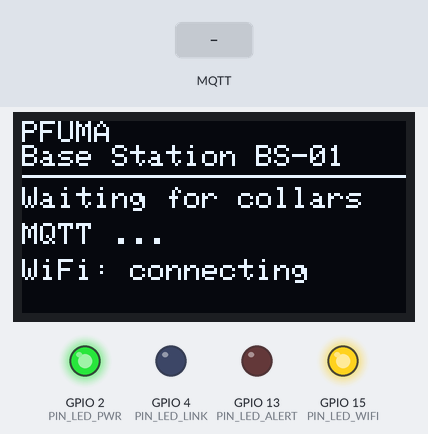
Bench run of a sketch on a simulated ESP32. Parts: 128×64 one-colour display, output pins drawn as LEDs (lit = HIGH). Inputs (shaded band) come from the test bench. WiFi joins after 1.5 s; servers stay silent unless stated; no MQTT or app messages arrive unless stated; what the sketch prints to the serial monitor is not drawn.

Above: at 3.3 s.
3.4 s: MQTT message "1" arrives on the first subscribed topic
At 4.0 s:
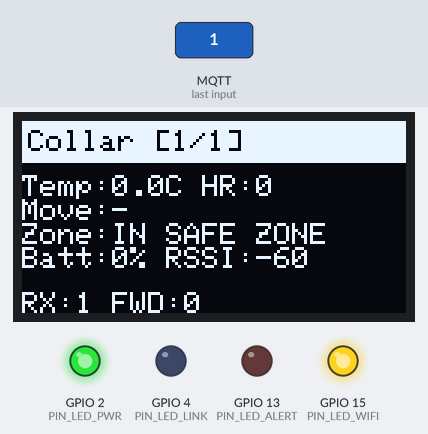
4.9 s: MQTT message "0" arrives on the first subscribed topic
At 6.1 s:
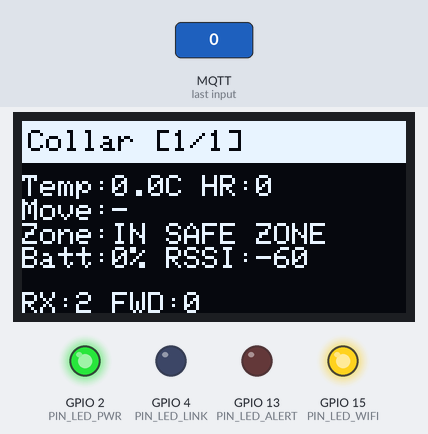
6.4 s: MQTT message "on" arrives on the first subscribed topic
9.4 s: MQTT message "off" arrives on the first subscribed topic
At 13.1 s:
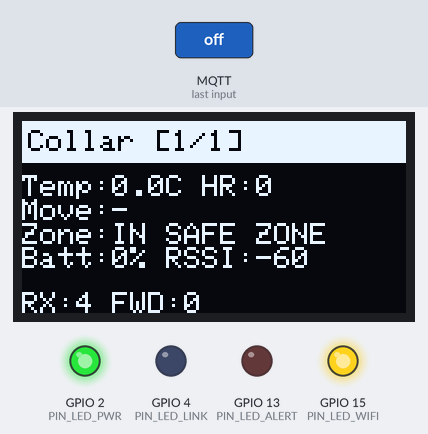
Timing chart, 0 to 13.4 s (numbered marks = the images above; inputs shaded):
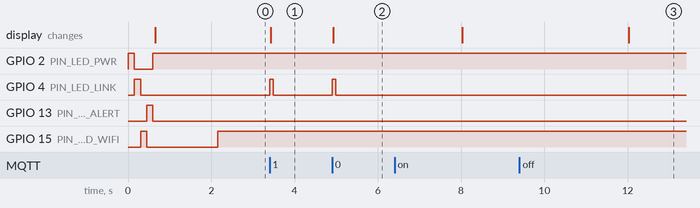

Measured:
- after the input at 3.4 s, GPIO 4 (PIN_LED_LINK): LOW → HIGH at once, → LOW 0.09 s later; the display: changes at once (image 1)
- after the input at 4.9 s, GPIO 4 (PIN_LED_LINK): LOW → HIGH at once, → LOW 0.09 s later; the display: changes at once (image 2)
- after the input at 9.4 s, the display: changes after 2.6 s (image 3)

The sketch:

sketch.ino
```cpp
/**
 * PFUMA BS-01 Base Station — Wokwi ESP32 Simulation
 * PFUMA Livestock Monitoring System
 *
 * This is a SOFTWARE INTEGRATION TEST RIG, not the real hardware firmware —
 * see the matching note in ../pfuma collar/sketch.ino. It exists to prove
 * the full pipeline (pair a device in the app -> real collar sends data ->
 * backend stores it -> dashboard shows "Live Physical Device") works,
 * without needing physical hardware in hand yet.
 *
 * The 433 MHz LoRa radio is replaced by MQTT-over-WiFi (Wokwi gives the
 * ESP32 real internet access), so the collar node (CN-01) and this base
 * station exchange the SAME JSON telemetry shape over a public MQTT broker
 * instead of a radio link.
 *
 *   CN-01 --(MQTT publish)--> broker.hivemq.com --(subscribe)--> BS-01
 *   BS-01 parses JSON -> drives 4 LEDs + SSD1306 OLED -> POST to the real
 *   PFUMA Flask API (backend/app.py) at /api/iot/telemetry, exactly like
 *   the real base station firmware does over WiFi.
 *
 * Board:     ESP32 Dev Module
 * Libraries: PubSubClient, ArduinoJson, Adafruit SSD1306, Adafruit GFX
 */

#include <WiFi.h>
#include <HTTPClient.h>
#include <PubSubClient.h>
#include <ArduinoJson.h>
#include <Wire.h>
#include <Adafruit_GFX.h>
#include <Adafruit_SSD1306.h>

// ── Network ─────────────────────────────────────────────────────────────
const char* WIFI_SSID  = "Wokwi-GUEST";
const char* WIFI_PASS  = "";
const char* MQTT_HOST  = "broker.hivemq.com";
const int   MQTT_PORT  = 1883;
// IMPORTANT: this is a PUBLIC broker. Change this topic to something unique
// for your farm (and use the SAME string in the CN-01 sketch).
const char* MQTT_TOPIC = "pfuma/ramambo/griwd/telemetry-v2";

// ── Forward to your real PFUMA Flask API (backend/app.py) ───────────────
// 1. Start the backend normally: cd backend && python app.py
// 2. Expose it to the internet (Wokwi runs in your browser/cloud, it can't
//    reach your PC's localhost directly): `ngrok http 5000`, copy the
//    https://xxxx.ngrok-free.app URL it prints.
// 3. Paste that URL below (keep the /api/iot/telemetry path), flip
//    FORWARD_TO_API to true, and re-run this Wokwi simulation.
// 4. In the PFUMA app, pair BOTH this station's serial (STATION_ID below)
//    and the collar's serial (COLLAR_ID in the CN-01 sketch) in the IoT tab
//    BEFORE starting the simulation — the API rejects telemetry from any
//    device serial that isn't paired to a farmer account yet.
#define FORWARD_TO_API false
const char* API_URL    = "https://YOUR-NGROK-ID.ngrok-free.app/api/iot/telemetry";
const char* STATION_ID = "BS01SIM";   // <-- pair this exact string in the app

// ── LED pins (identical to the real hardware) ───────────────────────────
#define PIN_LED_PWR    2    // Green  — power on
#define PIN_LED_LINK   4    // Blue   — packet received (was LoRa RX)
#define PIN_LED_WIFI  15    // Yellow — WiFi connected
#define PIN_LED_ALERT 13    // Red    — fever / theft alert

// ── OLED ────────────────────────────────────────────────────────────────
#define OLED_W 128
#define OLED_H 64
#define OLED_ADDR 0x3C
Adafruit_SSD1306 oled(OLED_W, OLED_H, &Wire, -1);

WiFiClient   net;
PubSubClient mqtt(net);

struct CollarRecord {
  String collarId, animalName, activity;
  float  temp;
  int    hr, batt, rssi;
  bool   inZone, fever, theft;
  unsigned long lastSeen;
};
CollarRecord  collars[8];
int           collarCount = 0, oledPage = 0;
unsigned long lastOledSwitch = 0, totalReceived = 0, totalForwarded = 0;

// ════════════════════════════════════════════════════════════════════════
void setup() {
  Serial.begin(115200);
  Serial.println(F("\n=== PFUMA Base Station BS-01 (Wokwi) ==="));

  pinMode(PIN_LED_PWR, OUTPUT);
  pinMode(PIN_LED_LINK, OUTPUT);
  pinMode(PIN_LED_WIFI, OUTPUT);
  pinMode(PIN_LED_ALERT, OUTPUT);
  ledSweep();
  digitalWrite(PIN_LED_PWR, HIGH);

  Wire.begin(21, 22);
  if (!oled.begin(SSD1306_SWITCHCAPVCC, OLED_ADDR))
    Serial.println(F("[OLED] not found"));
  oled.setTextColor(SSD1306_WHITE);
  showBoot();

  connectWiFi();
  mqtt.setServer(MQTT_HOST, MQTT_PORT);
  mqtt.setCallback(onMessage);
  Serial.println(F("[BOOT] Base station ready — waiting for collars."));
}

void loop() {
  if (WiFi.status() != WL_CONNECTED) { digitalWrite(PIN_LED_WIFI, LOW); connectWiFi(); }
  if (!mqtt.connected()) reconnectMQTT();
  mqtt.loop();

  // Rotate the OLED through collars every 4 s
  if (millis() - lastOledSwitch > 4000 && collarCount > 0) {
    lastOledSwitch = millis();
    oledPage = (oledPage + 1) % collarCount;
    updateOLED();
  }
}

// ── Incoming telemetry (was LoRa, now MQTT) ─────────────────────────────
void onMessage(char* topic, byte* payload, unsigned int len) {
  String raw; raw.reserve(len);
  for (unsigned int i = 0; i < len; i++) raw += (char)payload[i];

  digitalWrite(PIN_LED_LINK, HIGH);
  totalReceived++;
  Serial.printf("[LINK] RX %u bytes\n", len);
  Serial.println(raw);

  StaticJsonDocument<384> doc;
  if (deserializeJson(doc, raw)) {
    Serial.println(F("[JSON] parse error"));
    digitalWrite(PIN_LED_LINK, LOW);
    return;
  }

  updateRecord(doc);

  bool alert = (doc["fever"] | false) || (doc["theft"] | false);
  digitalWrite(PIN_LED_ALERT, alert ? HIGH : LOW);

  if (FORWARD_TO_API && WiFi.status() == WL_CONNECTED) forwardToAPI(raw, alert);

  updateOLED();
  delay(60);
  digitalWrite(PIN_LED_LINK, LOW);
}

void updateRecord(JsonDocument& doc) {
  String id = doc["id"] | "UNKNOWN";
  int idx = -1;
  for (int i = 0; i < collarCount; i++) if (collars[i].collarId == id) { idx = i; break; }
  if (idx < 0 && collarCount < 8) idx = collarCount++;
  if (idx < 0) return;

  collars[idx].collarId   = id;
  collars[idx].animalName = String((const char*)(doc["animal"]   | "Collar"));
  collars[idx].temp       = doc["temp"]   | 0.0;
  collars[idx].hr         = doc["hr"]     | 0;
  collars[idx].activity   = String((const char*)(doc["activity"] | "-"));
  collars[idx].inZone     = doc["inZone"] | true;
  collars[idx].batt       = doc["batt"]   | 0;
  collars[idx].fever      = doc["fever"]  | false;
  collars[idx].theft      = doc["theft"]  | false;
  collars[idx].rssi       = doc["rssi"]   | -60;
  collars[idx].lastSeen   = millis();
  Serial.printf("[JSON] %s %s  temp=%.1f hr=%d\n",
    collars[idx].animalName.c_str(), id.c_str(), collars[idx].temp, collars[idx].hr);
}

void forwardToAPI(const String& raw, bool alert) {
  HTTPClient http;
  // API_URL already points at /api/iot/telemetry; swap the final path
  // segment for alerts, mirroring the real base_station.ino's two-endpoint
  // pattern (both are stored the same way server-side either way).
  String url = String(API_URL);
  if (alert) url.replace("/api/iot/telemetry", "/api/iot/alert");
  http.begin(url);
  http.addHeader("Content-Type", "application/json");
  http.addHeader("X-Station-ID", STATION_ID);
  int code = http.POST(raw);
  if (code > 0) { totalForwarded++; Serial.printf("[API] POST %s -> %d\n", url.c_str(), code); }
  else          Serial.printf("[API] POST failed: %s\n", http.errorToString(code).c_str());
  http.end();
}

// ── OLED ────────────────────────────────────────────────────────────────
void showBoot() {
  oled.clearDisplay();
  oled.setTextSize(1);
  oled.setCursor(0, 0);
  oled.println(F("PFUMA"));
  oled.println(F("Base Station BS-01"));
  oled.drawLine(0, 18, 128, 18, SSD1306_WHITE);
  oled.setCursor(0, 22); oled.println(F("Waiting for collars"));
  oled.setCursor(0, 34); oled.print(F("MQTT ")); oled.println(WiFi.status() == WL_CONNECTED ? F("online") : F("..."));
  oled.setCursor(0, 46); oled.println(WiFi.status() == WL_CONNECTED ? F("WiFi: Connected") : F("WiFi: connecting"));
  oled.display();
}

void updateOLED() {
  if (collarCount == 0) { showBoot(); return; }
  CollarRecord& c = collars[oledPage];

  oled.clearDisplay();
  oled.fillRect(0, 0, 128, 14, SSD1306_WHITE);
  oled.setTextColor(SSD1306_BLACK);
  oled.setCursor(2, 3);
  oled.printf("%s [%d/%d]", c.animalName.c_str(), oledPage + 1, collarCount);
  oled.setTextColor(SSD1306_WHITE);

  oled.setCursor(0, 18);
  oled.printf("Temp:%.1fC HR:%d\n", c.temp, c.hr);
  oled.printf("Move:%s\n", c.activity.c_str());
  oled.printf("Zone:%s\n", c.inZone ? "IN SAFE ZONE" : "!! OUTSIDE !!");
  oled.printf("Batt:%d%% RSSI:%d\n", c.batt, c.rssi);

  if (c.fever || c.theft) {
    oled.fillRect(0, 56, 128, 8, SSD1306_WHITE);
    oled.setTextColor(SSD1306_BLACK);
    oled.setCursor(2, 57);
    if (c.fever && c.theft) oled.print(F("FEVER + THEFT"));
    else if (c.fever)       oled.print(F("FEVER DETECTED"));
    else                    oled.print(F("THEFT ALERT"));
    oled.setTextColor(SSD1306_WHITE);
  } else {
    oled.setCursor(0, 57);
    oled.printf("RX:%lu FWD:%lu", totalReceived, totalForwarded);
  }
  oled.display();
}

// ── Helpers ─────────────────────────────────────────────────────────────
void ledSweep() {
  int p[] = { PIN_LED_PWR, PIN_LED_LINK, PIN_LED_WIFI, PIN_LED_ALERT };
  for (int x : p) { digitalWrite(x, HIGH); delay(150); digitalWrite(x, LOW); }
}

void connectWiFi() {
  Serial.printf("[WiFi] connecting to %s", WIFI_SSID);
  WiFi.begin(WIFI_SSID, WIFI_PASS);
  int n = 0;
  while (WiFi.status() != WL_CONNECTED && n < 40) { delay(250); Serial.print('.'); n++; }
  if (WiFi.status() == WL_CONNECTED) {
    digitalWrite(PIN_LED_WIFI, HIGH);
    Serial.printf("\n[WiFi] IP %s\n", WiFi.localIP().toString().c_str());
  } else Serial.println(F("\n[WiFi] failed"));
}

void reconnectMQTT() {
  while (!mqtt.connected()) {
    String cid = "pfuma-bs01-" + String((uint32_t)ESP.getEfuseMac(), HEX);
    Serial.print(F("[MQTT] connecting... "));
    if (mqtt.connect(cid.c_str())) {
      Serial.println(F("ok"));
      mqtt.subscribe(MQTT_TOPIC);
      Serial.printf("[MQTT] subscribed to %s\n", MQTT_TOPIC);
    } else {
      Serial.printf("rc=%d, retry in 1.5s\n", mqtt.state());
      delay(1500);
    }
  }
}
```
